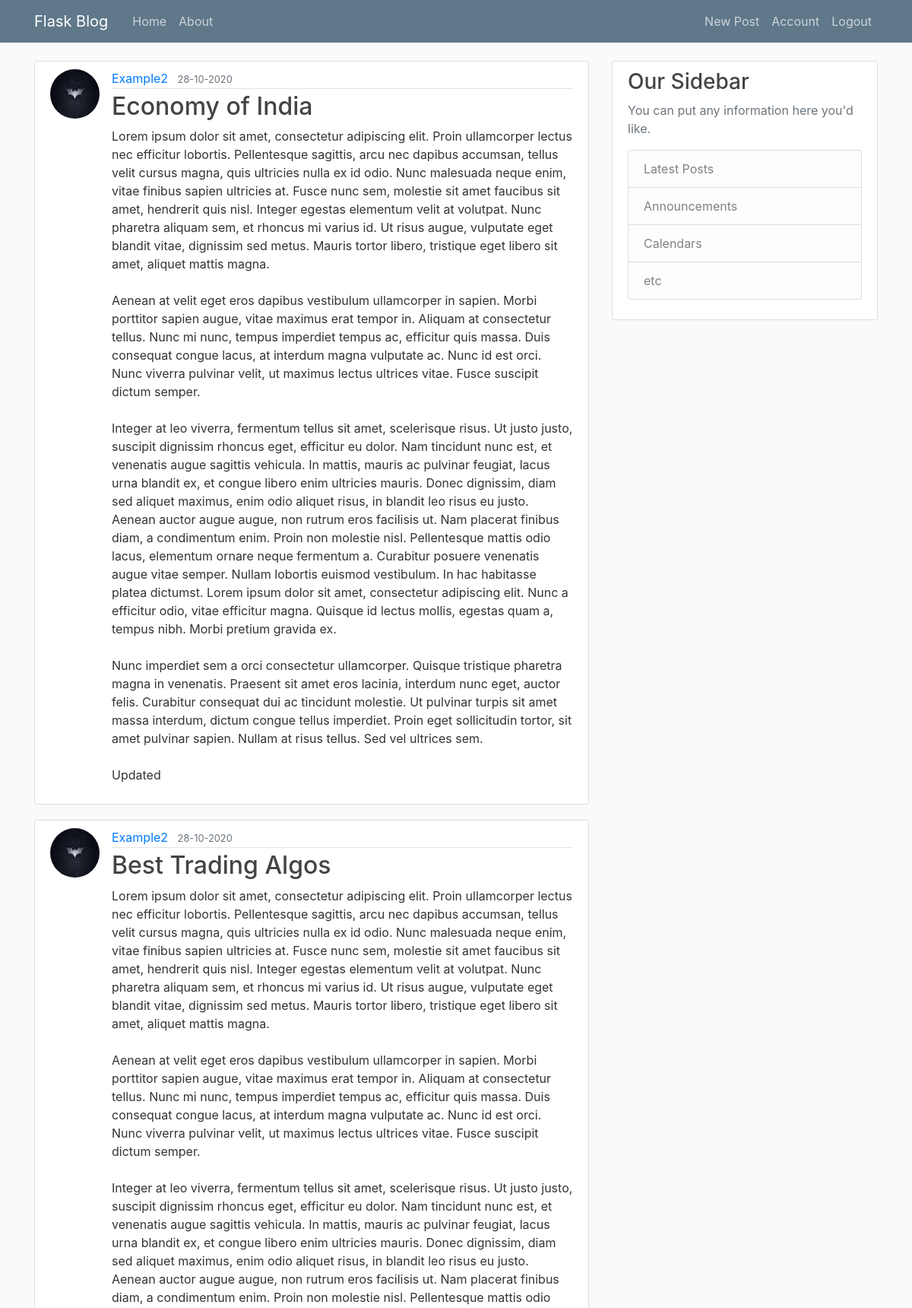
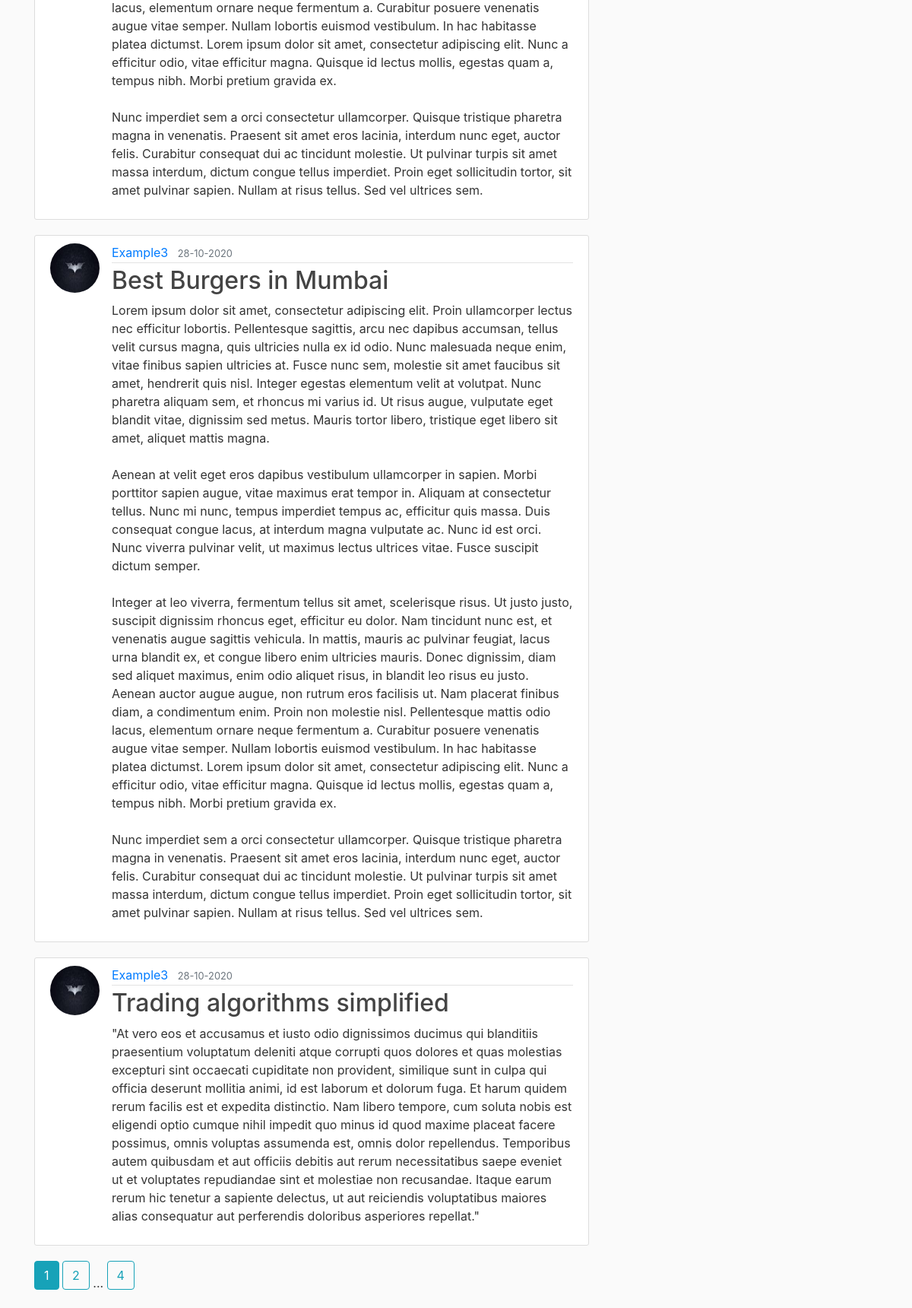
The app's page /home (signed in) with its own data (2 pictures, top to bottom).
### flaskblog/models.py (models this page shows, shortened)
class Post(db.Model):
	id=db.Column(db.Integer,primary_key=True)
	title=db.Column(db.String(100),nullable=False)
	date_posted=db.Column(db.DateTime,nullable=False,default=datetime.utcnow)
	content=db.Column(db.Text,nullable=False)
	user_id=db.Column(db.Integer,db.ForeignKey('user.id'),nullable=False)

class User(db.Model,UserMixin):
	id=db.Column(db.Integer,primary_key=True)
	username=db.Column(db.String(20),unique=True,nullable=False)
	email=db.Column(db.String(120),unique=True,nullable=False)
	image_file=db.Column(db.String(20),nullable=False,default='default.jpg')
	password=db.Column(db.String(60),nullable=False)
	posts=db.relationship('Post',backref='author',lazy='dynamic')

### flaskblog/main/routes.py (the view)
@main.route('/')
@main.route('/home')
def home():
	page=request.args.get('page',1,type=int)
	posts=Post.query.order_by(Post.date_posted.desc()).paginate(page=page,per_page=4)
	return render_template('home.html',posts=posts)

### flaskblog/models.py (called while the page is built)
@login_manager.user_loader
def load_user(user_id):
	return User.query.get(int(user_id))

### flaskblog/templates/home.html
{%extends 'layout.html'%}
{%block content%}
{%for post in posts.items%}
	<article class="media content-section">
		<img  class='rounded-circle article-img' src="{{url_for('static',filename='profile_pics/'+post.author.image_file)}}">
  <div class="media-body">
    <div class="article-metadata">
      <a class="mr-2" href="{{url_for('users.user_posts',username=post.author.username)}}">{{ post.author.username }}</a>
      <small class="text-muted">{{ post.date_posted.strftime('%d-%m-%Y') }}</small>
    </div>
    <h2><a class="article-title" href="{{url_for('posts.post',post_id=post.id)}}">{{ post.title }}</a></h2>
    <p class="article-content">{{ post.content }}</p>
  </div>
</article>
{%endfor%}
	{%for page_num in posts.iter_pages(left_edge=1,right_edge=1,left_current=1,right_current=2)%}
	{%if page_num%}
	{%if posts.page==page_num%}
	<a class="btn btn-info mb-4" href="{{url_for('main.home',page=page_num)}}">{{page_num}}</a>
	{%else%}
	<a class="btn btn-outline-info mb-4" href="{{url_for('main.home',page=page_num)}}">{{page_num}}</a>
	{%endif%}
	{%else%}
	...
	{%endif%}
{%endfor%}
{%endblock content%}

### flaskblog/static/main.css (style rules this page uses)
body { background: #fafafa; color: #333333; margin-top: 5rem; }
h1, h2, h3, h4, h5, h6 { color: #444444; }
.content-section { background: #ffffff; padding: 10px 20px; border: 1px solid #dddddd; border-radius: 3px; margin-bottom: 20px; }
.article-title { color: #444444; }
.article-content { white-space: pre-line; }
.article-img { height: 65px; width: 65px; margin-right: 16px; }
.article-metadata { padding-bottom: 1px; margin-bottom: 4px; border-bottom: 1px solid #e3e3e3 }

### records on screen
Post: image_file (picture), author.username "Example2", date_posted "28-10-2020", title "Economy of India", content "Lorem ipsum dolor sit amet, consectetur adipiscing elit. Proin ullamcorper lectus nec efficitur lobortis. Pellentesque sagittis, arcu nec dapibus accumsan, tellus velit cursus magna, quis ultricies nulla ex id odio. Nunc malesuada neque enim, vitae finibus sapien ultricies at. Fusce nunc sem, molestie sit amet faucibus sit amet, hendrerit quis nisl. Integer egestas elementum velit at volutpat. Nunc pharetra aliquam sem, et rhoncus mi varius id. Ut risus augue, vulputate eget blandit vitae, dignissim sed metus. Mauris tortor libero, tristique eget libero sit amet, aliquet mattis magna. Aenean at velit eget eros dapibus vestibulum ullamcorper in sapien. Morbi porttitor sapien augue, vitae…"
Post: image_file (picture), author.username "Example2", date_posted "28-10-2020", title "Best Trading Algos", content "Lorem ipsum dolor sit amet, consectetur adipiscing elit. Proin ullamcorper lectus nec efficitur lobortis. Pellentesque sagittis, arcu nec dapibus accumsan, tellus velit cursus magna, quis ultricies nulla ex id odio. Nunc malesuada neque enim, vitae finibus sapien ultricies at. Fusce nunc sem, molestie sit amet faucibus sit amet, hendrerit quis nisl. Integer egestas elementum velit at volutpat. Nunc pharetra aliquam sem, et rhoncus mi varius id. Ut risus augue, vulputate eget blandit vitae, dignissim sed metus. Mauris tortor libero, tristique eget libero sit amet, aliquet mattis magna. Aenean at velit eget eros dapibus vestibulum ullamcorper in sapien. Morbi porttitor sapien augue, vitae…"
Post: image_file (picture), author.username "Example3", date_posted "28-10-2020", title "Best Burgers in Mumbai", content "Lorem ipsum dolor sit amet, consectetur adipiscing elit. Proin ullamcorper lectus nec efficitur lobortis. Pellentesque sagittis, arcu nec dapibus accumsan, tellus velit cursus magna, quis ultricies nulla ex id odio. Nunc malesuada neque enim, vitae finibus sapien ultricies at. Fusce nunc sem, molestie sit amet faucibus sit amet, hendrerit quis nisl. Integer egestas elementum velit at volutpat. Nunc pharetra aliquam sem, et rhoncus mi varius id. Ut risus augue, vulputate eget blandit vitae, dignissim sed metus. Mauris tortor libero, tristique eget libero sit amet, aliquet mattis magna. Aenean at velit eget eros dapibus vestibulum ullamcorper in sapien. Morbi porttitor sapien augue, vitae…"
Post: image_file (picture), author.username "Example3", date_posted "28-10-2020", title "Trading algorithms simplified", content "\"At vero eos et accusamus et iusto odio dignissimos ducimus qui blanditiis praesentium voluptatum deleniti atque corrupti quos dolores et quas molestias excepturi sint occaecati cupiditate non provident, similique sunt in culpa qui officia deserunt mollitia animi, id est laborum et dolorum fuga. Et harum quidem rerum facilis est et expedita distinctio. Nam libero tempore, cum soluta nobis est eligendi optio cumque nihil impedit quo minus id quod maxime placeat facere possimus, omnis voluptas assumenda est, omnis dolor repellendus. Temporibus autem quibusdam et aut officiis debitis aut rerum necessitatibus saepe eveniet ut et voluptates repudiandae sint et molestiae non recusandae. Itaque…"

### other values on screen
{{ page_num }} "1"
{{ page_num }} "2" "4"
